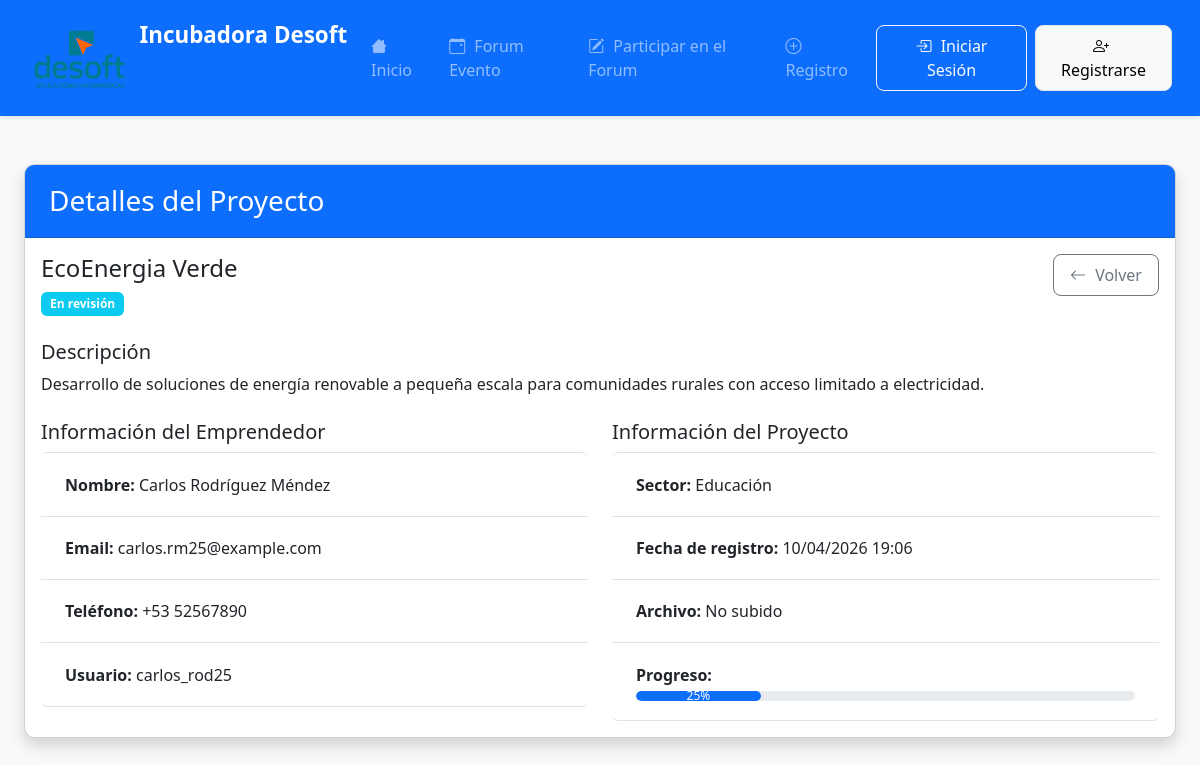
The page /proyecto/2/ on the database as committed earlier.
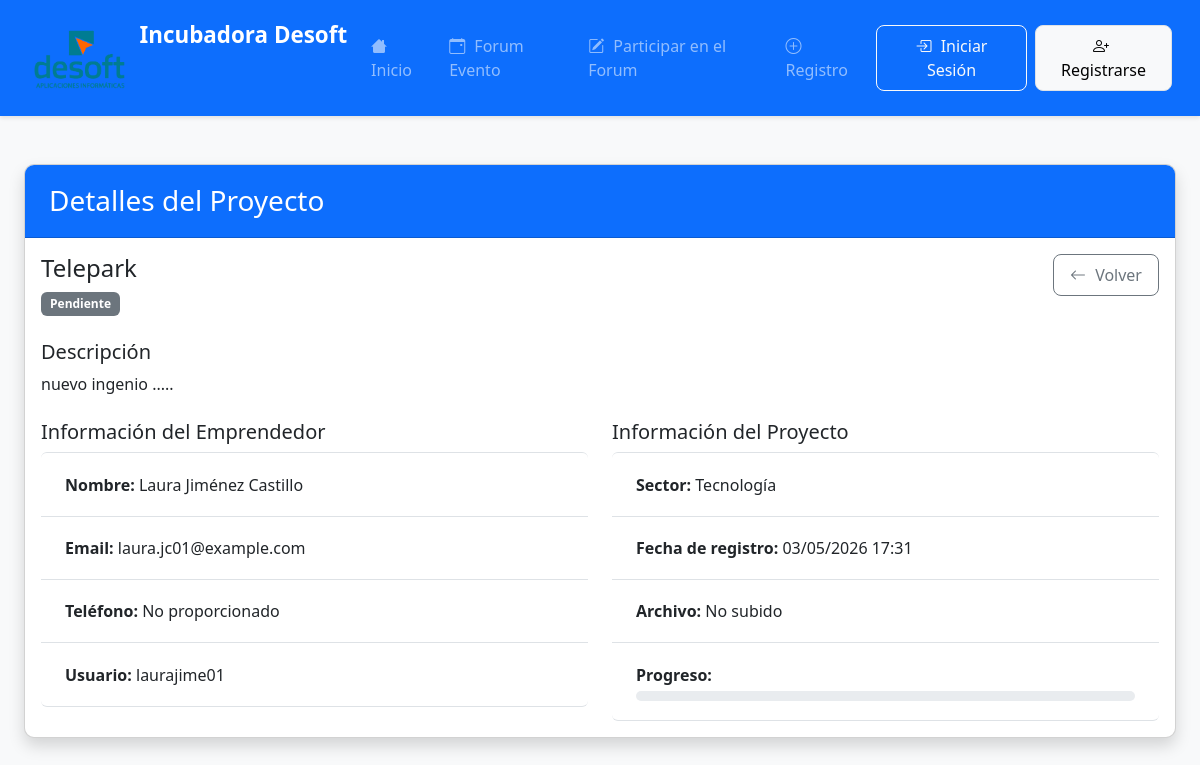
The same page on the database as committed later.
### emprendedores/models.py (models this page shows, shortened)
class Proyecto(models.Model):
    ESTADOS = (
        ('pendiente', 'Pendiente'),
        ('revision', 'En revisión'),
        ('aceptado', 'Aceptado'),
        ('asignado', 'En proceso'),
        ('rechazado', 'Rechazado'),
        ('finalizado', 'Finalizado'),
    )
    SECTORES = (
        ('tecnologia', 'Tecnología'),
        ('salud', 'Salud'),
        ('educacion', 'Educación'),
        ('finanzas', 'Finanzas'),
        ('comercio', 'Comercio'),
        ('otros', 'Otros'),
    )
    usuario = models.ForeignKey(User, on_delete=models.CASCADE, related_name='proyectos', null=True, blank=True)
    nombre_proyecto = models.CharField(max_length=200)
    descripcion = models.TextField()
    nombre_completo = models.CharField(max_length=100)
    email = models.EmailField()
    telefono = models.CharField(max_length=15, blank=True, null=True)
    estado = models.CharField(max_length=20, choices=ESTADOS, default='pendiente')
    sector = models.CharField(max_length=20, choices=SECTORES, default='tecnologia')
    fecha_registro = models.DateTimeField(auto_now_add=True)
    archivo_proyecto = models.FileField(upload_to='proyectos/%Y/%m/%d/', blank=True, null=True)
    progreso = models.PositiveIntegerField(default=0)
    motivo_rechazo = models.TextField(blank=True, null=True)
    presupuesto_estimado = models.DecimalField(
        max_digits=12, decimal_places=2, blank=True, null=True,
        help_text="Presupuesto estimado del proyecto en pesos"
    )
    gestor = models.ForeignKey('GestorCiencias', on_delete=models.SET_NULL, null=True, blank=True,
                            related_name='proyectos_gestionados')
    class Meta:
        ordering = ['-fecha_registro']

### emprendedores/views.py (the view)
# urls.py: path('proyecto/<int:proyecto_id>/', views.detalle_proyecto, name='detalle_proyecto'),
def detalle_proyecto(request, proyecto_id):
    proyecto = get_object_or_404(Proyecto, id=proyecto_id)
    return render(request, 'emprendedores/detalle_proyecto.html', {'proyecto': proyecto})

### emprendedores/templates/emprendedores/detalle_proyecto.html (shortened to what the changed rows need)
{% extends "emprendedores/base.html" %}
{% block content %}
<div class="container mt-5">
    <div class="card shadow">
        <div class="card-body">
            <div class="row mb-4">
                <div class="col-md-8">
                    <h4>{{ proyecto.nombre_proyecto }}</h4>
                    <span class="badge
                        {% if proyecto.estado == 'pendiente' %}bg-secondary
                        {% elif proyecto.estado == 'revision' %}bg-info
                        {% elif proyecto.estado == 'aceptado' %}bg-success
                        {% elif proyecto.estado == 'asignado' %}bg-primary
                        {% else %}bg-danger{% endif %}">
                        {{ proyecto.get_estado_display }}
                    </span>
                </div>
            </div>
            <div class="mb-4">
                <h5>Descripción</h5>
                <p>{{ proyecto.descripcion }}</p>
            </div>
            <div class="row">
                <div class="col-md-6">
                    <ul class="list-group">
                        <li class="list-group-item">
                            <strong>Nombre:</strong> {{ proyecto.nombre_completo }}
                        </li>
                        <li class="list-group-item">
                            <strong>Email:</strong> {{ proyecto.email }}
                        </li>
                        <li class="list-group-item">
                            <strong>Teléfono:</strong> {{ proyecto.telefono|default:"No proporcionado" }}
                        </li>
                        {% if proyecto.usuario %}
                        <li class="list-group-item">
                            <strong>Usuario:</strong> {{ proyecto.usuario.username }}
                        </li>
                        {% endif %}
                    </ul>
                </div>
                <div class="col-md-6">
                    <ul class="list-group">
                        <li class="list-group-item">
                            <strong>Sector:</strong> {{ proyecto.get_sector_display }}
                        </li>
                        <li class="list-group-item">
                            <strong>Fecha de registro:</strong> {{ proyecto.fecha_registro|date:"d/m/Y H:i" }}
                        </li>
                        <li class="list-group-item">
                            <strong>Archivo:</strong>
                            {% if proyecto.archivo_proyecto %}
                                <a href="{{ proyecto.archivo_proyecto.url }}" target="_blank" class="btn btn-sm btn-outline-primary">Descargar</a>
                            {% else %}
                                No subido
                            {% endif %}
                        </li>
                        <li class="list-group-item">
                            <strong>Progreso:</strong>
                            <div class="progress mt-1">
                                <div class="progress-bar" role="progressbar" style="width: {{ proyecto.progreso }}%;"
                                     aria-valuenow="{{ proyecto.progreso }}" aria-valuemin="0" aria-valuemax="100">
                                    {{ proyecto.progreso }}%
                                </div>
                            </div>
                        </li>
                    </ul>
                </div>
            </div>
        </div>
    </div>
</div>
{% endblock %}

Rows that differ between the two databases and show on the page:
changed Proyecto: nombre_proyecto "EcoEnergia Verde" → "Telepark"; estado "En revisión" → "Pendiente"; descripcion "Desarrollo de soluciones de energía renovable a pequeña escala para comunidades rurales con acceso limitado a electricidad." → "nuevo ingenio ....."; nombre_completo "Carlos Rodríguez Méndez" → "Laura Jiménez Castillo"; email "carlos.rm25@example.com" → "laura.jc01@example.com"; telefono "+53 52567890" → "No proporcionado"; usuario.username "carlos_rod25" → "laurajime01"; sector "Educación" → "Tecnología"; fecha_registro "10/04/2026 19:06" → "03/05/2026 17:31"; progreso "25" → (not shown)
